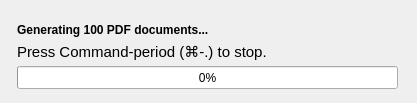
<ui version="4.0" >
 <class>Dialog</class>
 <widget class="QDialog" name="Dialog" >
  <property name="windowModality" >
   <enum>Qt::WindowModal</enum>
  </property>
  <property name="geometry" >
   <rect>
    <x>0</x>
    <y>0</y>
    <width>417</width>
    <height>103</height>
   </rect>
  </property>
  <property name="windowTitle" >
   <string>Dialog</string>
  </property>
  <widget class="QLabel" name="messageField" >
   <property name="geometry" >
    <rect>
     <x>17</x>
     <y>21</y>
     <width>383</width>
     <height>17</height>
    </rect>
   </property>
   <property name="font" >
    <font>
     <weight>75</weight>
     <bold>true</bold>
    </font>
   </property>
   <property name="text" >
    <string>Generating 100 PDF documents...</string>
   </property>
  </widget>
  <widget class="QLabel" name="helpField" >
   <property name="geometry" >
    <rect>
     <x>17</x>
     <y>43</y>
     <width>383</width>
     <height>17</height>
    </rect>
   </property>
   <property name="font" >
    <font>
     <pointsize>11</pointsize>
    </font>
   </property>
   <property name="text" >
    <string>Press Command-period (⌘-.) to stop.</string>
   </property>
  </widget>
  <widget class="QProgressBar" name="progressBar" >
   <property name="geometry" >
    <rect>
     <x>17</x>
     <y>66</y>
     <width>381</width>
     <height>23</height>
    </rect>
   </property>
   <property name="value" >
    <number>0</number>
   </property>
  </widget>
 </widget>
 <resources/>
 <connections/>
</ui>
